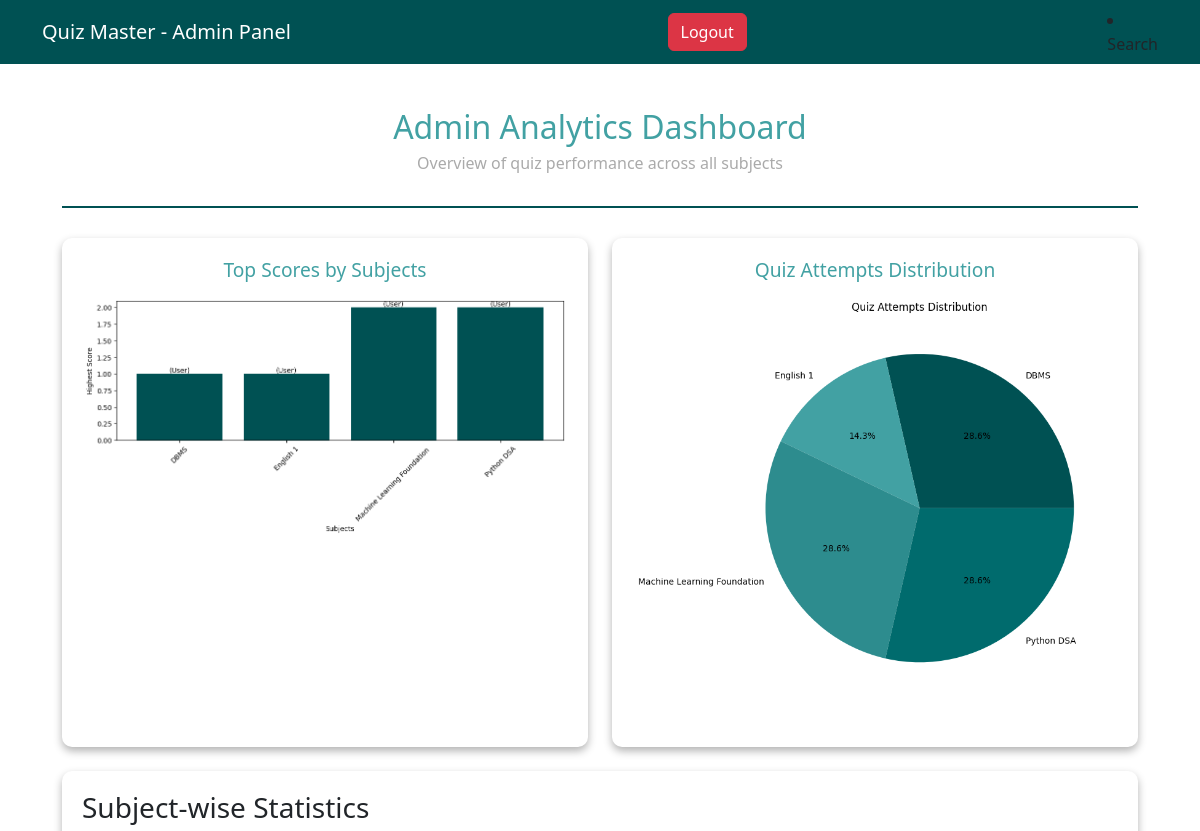
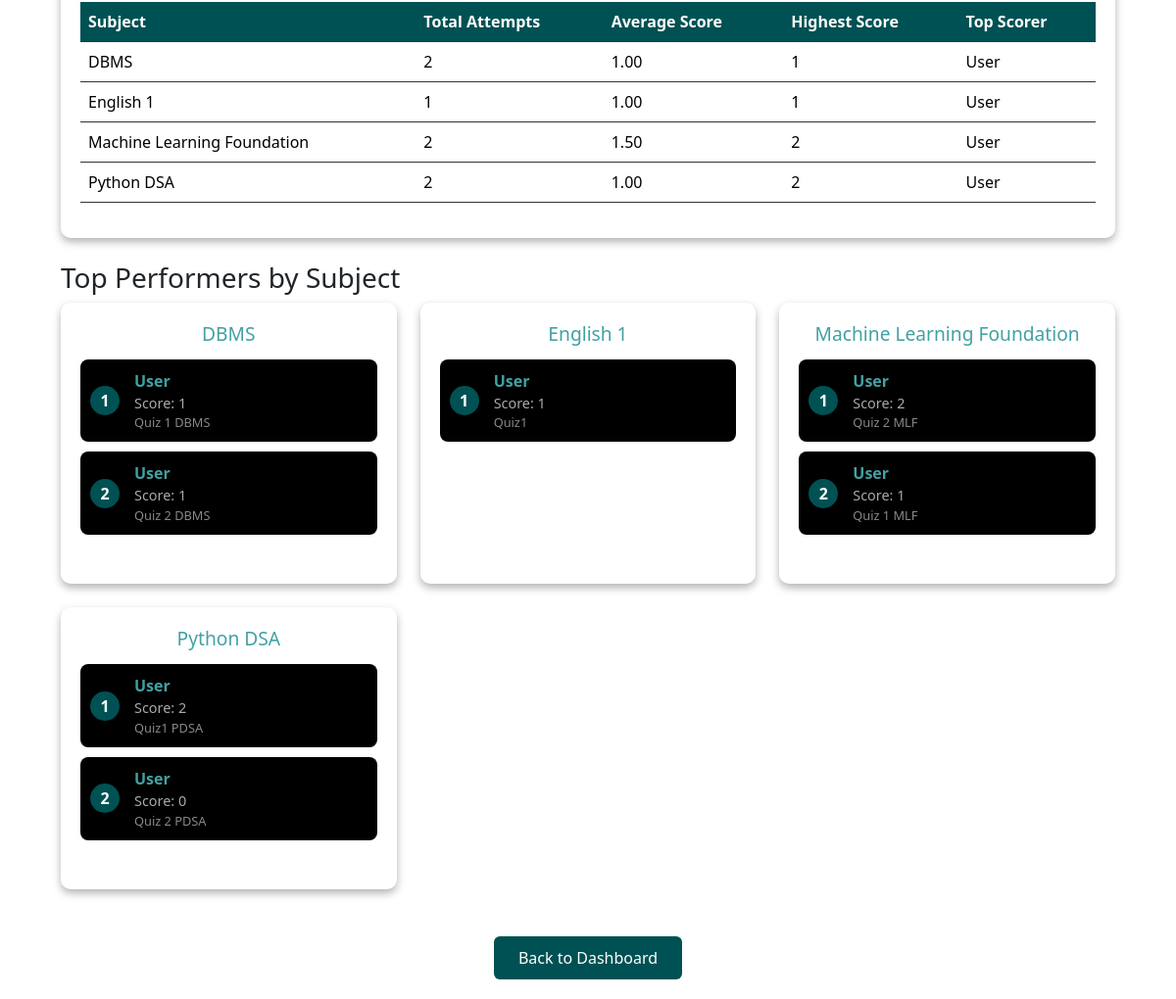
Screenshot of /admin/summary (signed in) with the database file from the repository (2 pictures, top to bottom).
### model.py (models this page shows, shortened)
class User(db.Model, UserMixin):
    id=db.Column(db.Integer,primary_key=True)
    username=db.Column(db.String(45),unique=True,nullable=False)
    email=db.Column(db.String(100),unique=True,nullable=False)
    password=db.Column(db.String(50),nullable=False)
    full_name=db.Column(db.String(100),nullable=False)
    qualification=db.Column(db.String(75))
    dob=db.Column(db.Date)
    role=db.Column(db.String(20),nullable=False)
    def is_admin(self):
        return self.role == 'admin'

class Subject(db.Model):
    id=db.Column(db.Integer,primary_key=True)
    subject_name=db.Column(db.String(50),nullable=False)
    description=db.Column(db.Text)

class Score(db.Model):
    id=db.Column(db.Integer,primary_key=True)
    quiz_id=db.Column(db.Integer,db.ForeignKey('quiz.id'),nullable=False)
    user_id=db.Column(db.Integer,db.ForeignKey('user.id'),nullable=False)
    timestamp=db.Column(db.DateTime,default=datetime.utcnow)
    total_score=db.Column(db.Integer,nullable=False)
    user=db.relationship('User', backref=db.backref('scores',lazy=True))
    quiz=db.relationship('Quiz', backref=db.backref('scores',cascade='all, delete-orphan',lazy=True))

class Quiz(db.Model):
    id=db.Column(db.Integer,primary_key=True)
    name=db.Column(db.String(100), nullable=False)
    chapter_id=db.Column(db.Integer,db.ForeignKey('chapter.id'),nullable=False)
    quiz_date=db.Column(db.DateTime,default=datetime.utcnow)
    time_duration=db.Column(db.String(5)) # HH:MM format
    start_time = db.Column(db.DateTime, nullable=False)
    end_time = db.Column(db.DateTime, nullable=False)
    remarks=db.Column(db.Text)
    chapter=db.relationship('Chapter', backref=db.backref('quizzes',lazy=True))

### app.py (the view)
@app.route('/admin/summary')
@login_required
def admin_summary():
    if not current_user.is_admin():
        flash('You are not authorized to view this page', 'danger')
        return redirect(url_for('user_dashboard'))
    try:
        subject_data = (
            db.session.query(
                Subject.subject_name,
                db.func.count(Score.id).label('total_attempts'),
                db.func.avg(Score.total_score).label('average_score'),
                db.func.max(Score.total_score).label('highest_score'),
                User.username.label('top_scorer')
            )
            .join(Chapter, Subject.id == Chapter.subject_id)
            .join(Quiz, Chapter.id == Quiz.chapter_id)
            .join(Score, Quiz.id == Score.quiz_id)
            .join(User, Score.user_id == User.id)
            .group_by(Subject.subject_name)
            .all()
        )
        if not subject_data:
            flash('No quiz data available yet!', 'info')
            return redirect(url_for('admin_dashboard'))
        subjects = [data[0] for data in subject_data]
        attempts = [data[1] for data in subject_data]
        top_scores = [data[3] for data in subject_data]
        top_scorers = [data[4] for data in subject_data]
        plt.figure(figsize=(10, 5))
        bars = plt.bar(subjects, top_scores, color='#005153')
        plt.xlabel('Subjects')
        plt.ylabel('Highest Score')
        plt.xticks(rotation=45)
        for i, bar in enumerate(bars):
            height = bar.get_height()
            plt.text(bar.get_x() + bar.get_width()/2., height,
                    f'({top_scorers[i]})',
                    ha='center', va='bottom')
        plt.tight_layout()
        bar_bytes = io.BytesIO()
        plt.savefig(bar_bytes, format='png', bbox_inches='tight', transparent=True)
        bar_bytes.seek(0)
        bar_graph = base64.b64encode(bar_bytes.getvalue()).decode()
        plt.close()
        plt.figure(figsize=(8, 8))
        colors = ['#005153', '#42A1A3', '#2D8C8E', '#006B6D', '#003F41']
        plt.pie(attempts, labels=subjects, autopct='%1.1f%%', colors=colors)
        plt.title('Quiz Attempts Distribution')
        plt.tight_layout()
        pie_bytes = io.BytesIO()
        plt.savefig(pie_bytes, format='png', bbox_inches='tight', transparent=True)
        pie_bytes.seek(0)
        pie_graph = base64.b64encode(pie_bytes.getvalue()).decode()
        plt.close()
        top_performers = {}
        for subject in subjects:
            top_performers[subject] = (
                db.session.query(
                    User.username,
                    Score.total_score,
                    Quiz.name.label('quiz_name')
                )
                .join(Quiz, Score.quiz_id == Quiz.id)
                .join(Chapter, Quiz.chapter_id == Chapter.id)
                .join(Subject, Chapter.subject_id == Subject.id)
                .join(User, Score.user_id == User.id)
                .filter(Subject.subject_name == subject)
                .order_by(Score.total_score.desc())
                .limit(3)
                .all()
            )
        return render_template(
            'admin_summary.html',
            bar_graph=bar_graph,
            pie_graph=pie_graph,
            subject_data=subject_data,
            top_performers=top_performers
        )
    except Exception as e:
        flash(f'Error generating summary: {str(e)}', 'danger')
        return redirect(url_for('admin_dashboard'))

### app.py (called while the page is built)
@login_manager.user_loader
def load_user(user_id):
    return User.query.get(int(user_id))

### templates/admin_summary.html (shortened to what this page needs)
{% extends 'base.html' %}
{% block body %}
<div class="container mt-4">
    <div class="summary-container">
        <div class="summary-header">
            <h2>Admin Analytics Dashboard</h2>
            <p>Overview of quiz performance across all subjects</p>
        </div>
        <div class="row">
            <div class="col-md-6">
                <div class="chart-card">
                    <h3>Top Scores by Subjects</h3>
                    <img alt="Bar Graph" class="img-fluid">
                </div>
            </div>
            <div class="col-md-6">
                <div class="chart-card">
                    <h3>Quiz Attempts Distribution</h3>
                    <img alt="Pie Chart" class="img-fluid">
                </div>
            </div>
        </div>
        <div class="stats-table-container mt-4">
            <h3>Subject-wise Statistics</h3>
            <table class="table table-hover">
                <thead>
                    <tr>
                        <th>Subject</th>
                        <th>Total Attempts</th>
                        <th>Average Score</th>
                        <th>Highest Score</th>
                        <th>Top Scorer</th>
                    </tr>
                </thead>
                <tbody>
                    {% for data in subject_data %}
                    <tr>
                        <td>{{ data[0] }}</td>
                        <td>{{ data[1] }}</td>
                        <td>{{ "%.2f"|format(data[2]) }}</td>
                        <td>{{ data[3] }}</td>
                        <td>{{ data[4] }}</td>
                    </tr>
                    {% endfor %}
                </tbody>
            </table>
        </div>
        <div class="top-performers-container mt-4">
            <h3>Top Performers by Subject</h3>
            <div class="row">
                {% for subject, performers in top_performers.items() %}
                <div class="col-md-4 mb-4">
                    <div class="performer-card">
                        <h4>{{ subject }}</h4>
                        <div class="performers-list">
                            {% for performer in performers %}
                            <div class="performer-item">
                                <div class="rank">{{ loop.index }}</div>
                                <div class="details">
                                    <span class="username">{{ performer.username }}</span>
                                    <span class="score">Score: {{ performer.total_score }}</span>
                                    <span class="quiz-name">{{ performer.quiz_name }}</span>
                                </div>
                            </div>
                            {% endfor %}
                        </div>
                    </div>
                </div>
                {% endfor %}
            </div>
        </div>
        <div class="text-center mt-4">
            <a href="{{ url_for('admin_dashboard') }}" class="btn btn-secondary">Back to Dashboard</a>
        </div>
    </div>
</div>
{% endblock body %}

### templates/base.html (shortened to what this page needs)
<!DOCTYPE html>
<html lang="en">
<head>
    <link rel="stylesheet" href="https://cdn.jsdelivr.net/npm/bootstrap@5.3.3/dist/css/bootstrap.min.css">
</head>
<body>
    <nav class="navbar">
        <div class="container">
            <span class="navbar-brand">Quiz Master - Admin Panel</span>
            <a href="{{ url_for('logout') }}" class="btn btn-danger">Logout</a>
            <li class="nav-item">
                <a class="nav-link" href="{{ url_for('admin_search') }}">
                     Search
                </a>
            </li>
        </div>
    </nav>
{% block body %}
{% endblock body %}
</html>

### templates/base.html (style rules this page uses)
.navbar { background-color:#005153 ; }
.navbar .navbar-brand { color: #FFFFFF; }

### templates/admin_summary.html (style rules this page uses)
.summary-container { max-width: 1200px; margin: 0 auto; padding: 20px; }
.summary-header { text-align: center; margin-bottom: 30px; padding-bottom: 15px; border-bottom: 2px solid #005153; }
.summary-header h2 { color: #42A1A3; margin-bottom: 5px; }
.summary-header p { color: #AAA; }
.chart-card, .performer-card { background-color: white; border-radius: 10px; padding: 20px; margin-bottom: 20px; box-shadow: 0 4px 8px rgba(0,0,0,0.3); transition: transform 0.3s ease; height: 100%; }
.chart-card h3, .performer-card h4 { color: #42A1A3; font-size: 1.2rem; margin-bottom: 15px; text-align: center; }
.performer-item { display: flex; align-items: center; padding: 10px; margin-bottom: 10px; background-color: black; border-radius: 8px; }
.rank { width: 30px; height: 30px; background-color: #005153; color: white; border-radius: 50%; display: flex; align-items: center; justify-content: center; margin-right: 15px; font-weight: bold; }
.details { flex-grow: 1; }
.username { display: block; font-weight: bold; color: #42A1A3; }
.score { display: block; font-size: 0.9rem; color: #AAA; }
.quiz-name { display: block; font-size: 0.8rem; color: #888; }
.stats-table-container { background-color: white; border-radius: 10px; padding: 20px; box-shadow: 0 4px 8px rgba(0,0,0,0.3); }
.table th { background-color: #005153 !important; color: white; border-color: #333; }
.table td { background-color: transparent !important; border-color: #333; color: black; }
.btn-secondary { background-color: #005153; border: none; padding: 10px 25px; transition: all 0.3s; }

### rows the page displays
User: data "DBMS", id "2", data "1.00", data "1", data "User", data "Machine Learning Foundation", data "1.50"
Subject: subject_name "DBMS"
Score: username "User", total_score "1", quiz_name "Quiz 1 DBMS"
Score: username "User", total_score "1", quiz_name "Quiz 2 DBMS"
Subject: subject_name "English 1"
Score: username "User", total_score "1", quiz_name "Quiz1"
Subject: subject_name "Machine Learning Foundation"
Score: username "User", total_score "2", quiz_name "Quiz 2 MLF"
Score: username "User", total_score "1", quiz_name "Quiz 1 MLF"
Subject: subject_name "Python DSA"
Score: username "User", total_score "2", quiz_name "Quiz1 PDSA"
Score: username "User", total_score "0", quiz_name "Quiz 2 PDSA"

### other values shown
{{ data[0] }} "English 1" "Python DSA"
{{ data[1] }} "1" "2"
{{ "%.2f"|format(data[2]) }} "1.00" "1.00"
{{ data[3] }} "1" "2"
{{ data[4] }} "User" "User"
